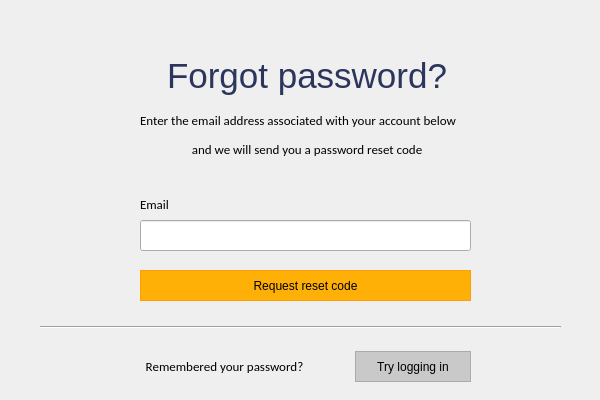
<?xml version="1.0" encoding="UTF-8"?>
<ui version="4.0">
 <class>Dialog</class>
 <widget class="QDialog" name="Dialog">
  <property name="geometry">
   <rect>
    <x>0</x>
    <y>0</y>
    <width>600</width>
    <height>400</height>
   </rect>
  </property>
  <property name="minimumSize">
   <size>
    <width>600</width>
    <height>400</height>
   </size>
  </property>
  <property name="maximumSize">
   <size>
    <width>600</width>
    <height>400</height>
   </size>
  </property>
  <property name="windowTitle">
   <string>AIDS – Forgot Password</string>
  </property>
  <property name="windowIcon">
   <iconset>
    <normaloff>../Resources/logo_svg.svg</normaloff>../Resources/logo_svg.svg</iconset>
  </property>
  <widget class="QWidget" name="layoutWidget">
   <property name="geometry">
    <rect>
     <x>140</x>
     <y>170</y>
     <width>335</width>
     <height>81</height>
    </rect>
   </property>
   <layout class="QVBoxLayout" name="form_layout">
    <item>
     <layout class="QVBoxLayout" name="email_layout">
      <item>
       <widget class="QLabel" name="lbl_error">
        <property name="font">
         <font>
          <family>Calibri</family>
          <pointsize>9</pointsize>
         </font>
        </property>
        <property name="styleSheet">
         <string notr="true"/>
        </property>
        <property name="text">
         <string/>
        </property>
        <property name="alignment">
         <set>Qt::AlignCenter</set>
        </property>
       </widget>
      </item>
      <item>
       <widget class="QLabel" name="lbl_email">
        <property name="font">
         <font>
          <family>Calibri</family>
          <pointsize>10</pointsize>
         </font>
        </property>
        <property name="styleSheet">
         <string notr="true"/>
        </property>
        <property name="text">
         <string>Email</string>
        </property>
       </widget>
      </item>
      <item>
       <widget class="QLineEdit" name="txt_email">
        <property name="minimumSize">
         <size>
          <width>331</width>
          <height>31</height>
         </size>
        </property>
        <property name="maximumSize">
         <size>
          <width>331</width>
          <height>31</height>
         </size>
        </property>
        <property name="styleSheet">
         <string notr="true">padding-left:4px;</string>
        </property>
       </widget>
      </item>
     </layout>
    </item>
   </layout>
  </widget>
  <widget class="Line" name="line">
   <property name="geometry">
    <rect>
     <x>40</x>
     <y>305</y>
     <width>521</width>
     <height>41</height>
    </rect>
   </property>
   <property name="styleSheet">
    <string notr="true">margin-top:4px;</string>
   </property>
   <property name="orientation">
    <enum>Qt::Horizontal</enum>
   </property>
  </widget>
  <widget class="QWidget" name="layoutWidget_2">
   <property name="geometry">
    <rect>
     <x>140</x>
     <y>50</y>
     <width>334</width>
     <height>111</height>
    </rect>
   </property>
   <layout class="QVBoxLayout" name="title_layout">
    <item>
     <widget class="QLabel" name="lbl_forgot">
      <property name="font">
       <font>
        <family>Helvetica</family>
        <pointsize>26</pointsize>
       </font>
      </property>
      <property name="styleSheet">
       <string notr="true"/>
      </property>
      <property name="text">
       <string>&lt;html&gt;&lt;head/&gt;&lt;body&gt;&lt;p&gt;&lt;span style=&quot; color:#2c365d;&quot;&gt;Forgot password?&lt;/span&gt;&lt;/p&gt;&lt;/body&gt;&lt;/html&gt;</string>
      </property>
      <property name="alignment">
       <set>Qt::AlignCenter</set>
      </property>
     </widget>
    </item>
    <item>
     <layout class="QVBoxLayout" name="subtitle_layout">
      <item>
       <widget class="QLabel" name="lbl_sub1">
        <property name="font">
         <font>
          <family>Calibri</family>
          <pointsize>10</pointsize>
         </font>
        </property>
        <property name="styleSheet">
         <string notr="true"/>
        </property>
        <property name="text">
         <string>Enter the email address associated with your account below</string>
        </property>
       </widget>
      </item>
      <item>
       <widget class="QLabel" name="lbl_sub2">
        <property name="font">
         <font>
          <family>Calibri</family>
          <pointsize>10</pointsize>
         </font>
        </property>
        <property name="styleSheet">
         <string notr="true"/>
        </property>
        <property name="text">
         <string>and we will send you a password reset code</string>
        </property>
        <property name="alignment">
         <set>Qt::AlignCenter</set>
        </property>
       </widget>
      </item>
     </layout>
    </item>
   </layout>
  </widget>
  <widget class="QWidget" name="layoutWidget_3">
   <property name="geometry">
    <rect>
     <x>100</x>
     <y>350</y>
     <width>371</width>
     <height>33</height>
    </rect>
   </property>
   <layout class="QHBoxLayout" name="remember_layout">
    <item>
     <widget class="QLabel" name="lbl_remember">
      <property name="font">
       <font>
        <family>Calibri</family>
        <pointsize>10</pointsize>
       </font>
      </property>
      <property name="text">
       <string>Remembered your password?</string>
      </property>
      <property name="alignment">
       <set>Qt::AlignCenter</set>
      </property>
     </widget>
    </item>
    <item>
     <widget class="QPushButton" name="btn_forgot">
      <property name="minimumSize">
       <size>
        <width>116</width>
        <height>31</height>
       </size>
      </property>
      <property name="maximumSize">
       <size>
        <width>116</width>
        <height>31</height>
       </size>
      </property>
      <property name="font">
       <font>
        <family>Helvetica</family>
       </font>
      </property>
      <property name="styleSheet">
       <string notr="true">QPushButton {
color: rgb(0, 0, 0);
background-color: rgb(201, 201, 201);
border: 1.2px solid #ABABAB;
outline: none;}

QPushButton:hover{
color: rgb(255, 255, 255);
background-color: rgb(171, 171, 171);
outline: none;
border: none;
}

QPushButton:pressed{
color: rgb(255, 255, 255);
background-color: rgb(129, 129, 129);
outline: none;
border: none;
}


</string>
      </property>
      <property name="text">
       <string>Try logging in</string>
      </property>
     </widget>
    </item>
   </layout>
  </widget>
  <widget class="QPushButton" name="btn_reset">
   <property name="geometry">
    <rect>
     <x>140</x>
     <y>270</y>
     <width>331</width>
     <height>31</height>
    </rect>
   </property>
   <property name="styleSheet">
    <string notr="true">QPushButton {
background-color: rgb(255, 176, 6);
border: 1.2px solid #ff9d07;
outline: none;}

QPushButton:hover{
background-color: rgb(255, 157, 7);
outline: none;
border: none;
}

QPushButton:pressed{
background-color: rgb(254, 140, 8);
outline: none;
border: none;
}


</string>
   </property>
   <property name="text">
    <string>Request reset code</string>
   </property>
  </widget>
 </widget>
 <resources/>
 <connections/>
</ui>
